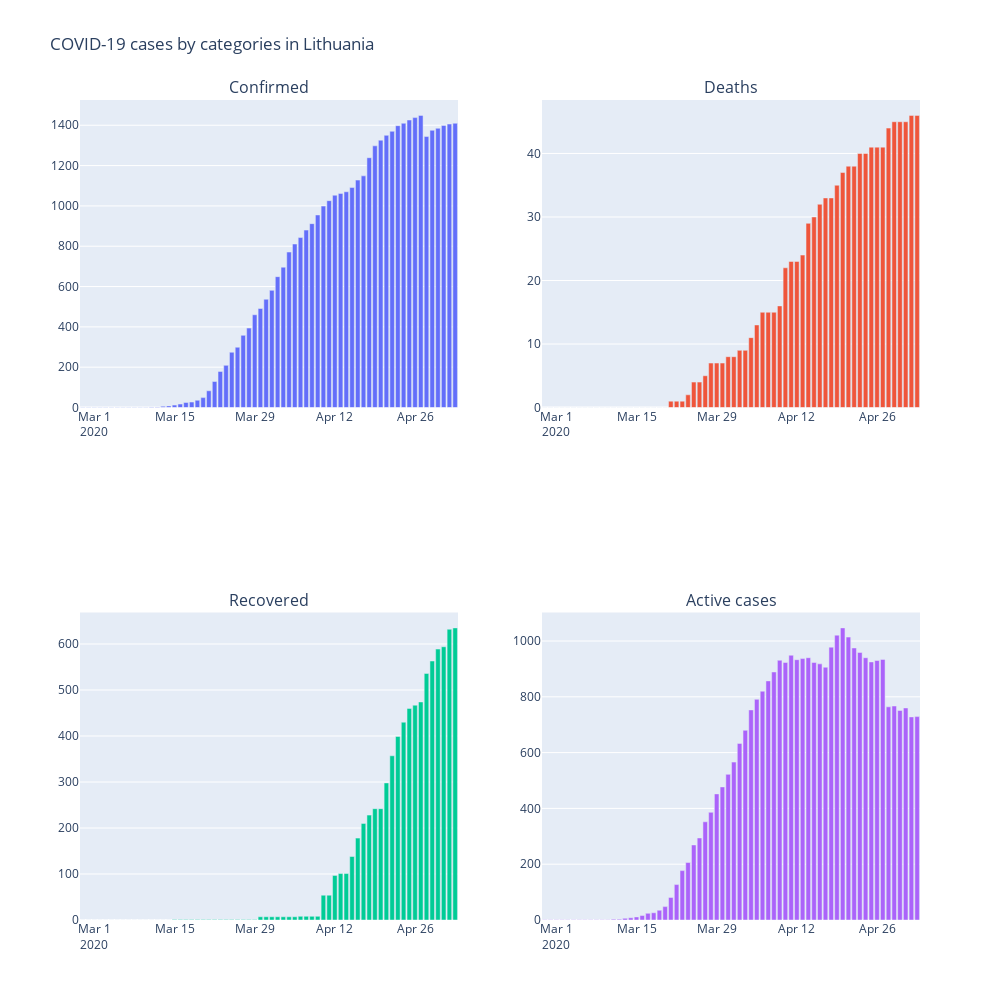

This figure's notebook cell:
### Markdown cell above
![Timeline%20of%20COVID-19%20in%20Lithuania.png](attachment:Timeline%20of%20COVID-19%20in%20Lithuania.png)

### Code cell
fig = make_subplots(rows=2, cols=2,
                       subplot_titles=('Confirmed', 'Deaths', 'Recovered', 'Active cases'))

fig.add_trace(go.Bar(x = lithuania_data.index, y = lithuania_data['Confirmed']), 1, 1)
fig.add_trace(go.Bar(x = lithuania_data.index, y = lithuania_data['Deaths']), 1, 2)
fig.add_trace(go.Bar(x = lithuania_data.index, y = lithuania_data['Recovered']), 2, 1)
fig.add_trace(go.Bar(x = lithuania_data.index, y = lithuania_data['Active cases']), 2, 2)

fig.update_layout(height = 1000, width = 1000, title_text ='COVID-19 cases by categories in Lithuania', showlegend = False)
fig.show()

# After Easter we can see a slight rising of new cases. 
# Till april 10th, Lithuanian goverment addmited that is difficult to draw a line between active and recovery cases.
# In Lithuania we also can suspect that active cases reached Plateu phase and number of case will be decreasing.
